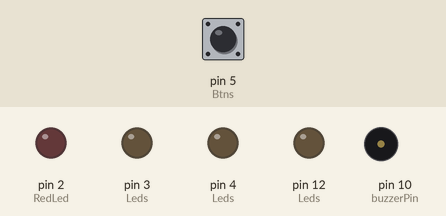
A sketch run on a simulated Arduino Uno, built with avr-gcc and run on an emulated ATmega328P. Parts: output pins drawn as LEDs (lit = HIGH), buzzer (waves = sounding). Inputs (shaded band) come from the test bench; at power-on: pin 5 (Btns) HIGH. Random numbers use the default seed unless the sketch sets one.

Above: at 3.0 s.
3.1 s: pin 5 (Btns) pulled LOW for 0.15 s
At 3.25 s:
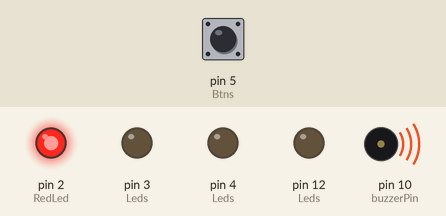
5.1 s: pin 5 (Btns) pulled LOW for 3.2 s
At 5.5 s:
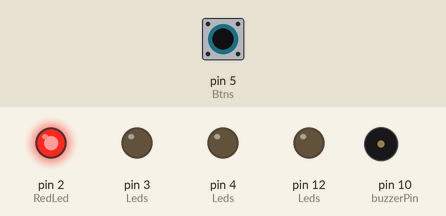
Timing chart, 0 to 10.1 s (numbered marks = the images above; inputs shaded):
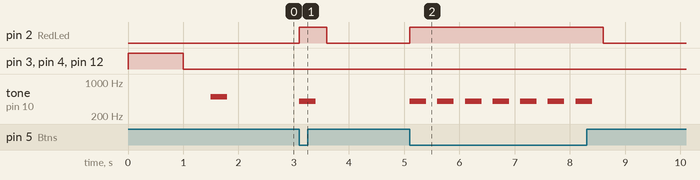

Measured:
- after the input at 3.1 s, pin 2 (RedLed): LOW → HIGH at once, → LOW 0.50 s later; tone on pin 10 (buzzerPin): silent → 400 Hz at once, → silent 0.30 s later
- after the input at 5.1 s, pin 2 (RedLed): LOW → HIGH at once, → LOW 3.5 s later; tone on pin 10 (buzzerPin): alternates 400 Hz for 0.30 s and silent for 0.20 s, 14 changes in all, then stays silent, starting at once

The sketch:

sketch_aug7a.ino
```cpp
#define RedLed 2
#define YellowLed 3
#define GreenLed 4
#define BlueLed 12
#define RedBtn 5
#define YellowBtn 6
#define GreenBtn 7
#define BlueBtn 8
#define buzzerPin 10
#define NUM_OF_LEDS 4
int Leds[NUM_OF_LEDS]={RedLed,YellowLed,GreenLed,BlueLed};
int Btns[NUM_OF_LEDS]={RedBtn,YellowBtn,GreenBtn,BlueBtn};
int rnd;
void setup() {
  // put your setup code here, to run once:
Serial.begin(9600);
randomSeed(analogRead(A1));
for(int i=0;i<NUM_OF_LEDS;i++){
  pinMode(Leds[i],OUTPUT);
}
for(int i=0;i<NUM_OF_LEDS;i++){
  pinMode(Btns[i],INPUT_PULLUP);
}


rnd=random(0,NUM_OF_LEDS);
for(int i=0;i<NUM_OF_LEDS;i++){
  if(i==rnd){
    digitalWrite(Leds[i],LOW);
  } else{
    digitalWrite(Leds[i],HIGH);
  }
}
delay(1000);
for(int i=0;i<NUM_OF_LEDS;i++){
 digitalWrite(Leds[i],LOW);
}
delay(500);
tone(buzzerPin, 500, 300);
delay(300);
}

void loop() {
  // put your main code here, to run repeatedly:
for(int i=0;i<NUM_OF_LEDS;i++){
  if(digitalRead(Btns[rnd])==LOW){
    digitalWrite(RedLed,HIGH);
    tone(buzzerPin, 400, 300);
    delay(500);
  } else {
    digitalWrite(RedLed,LOW);
  }
}
}
```
